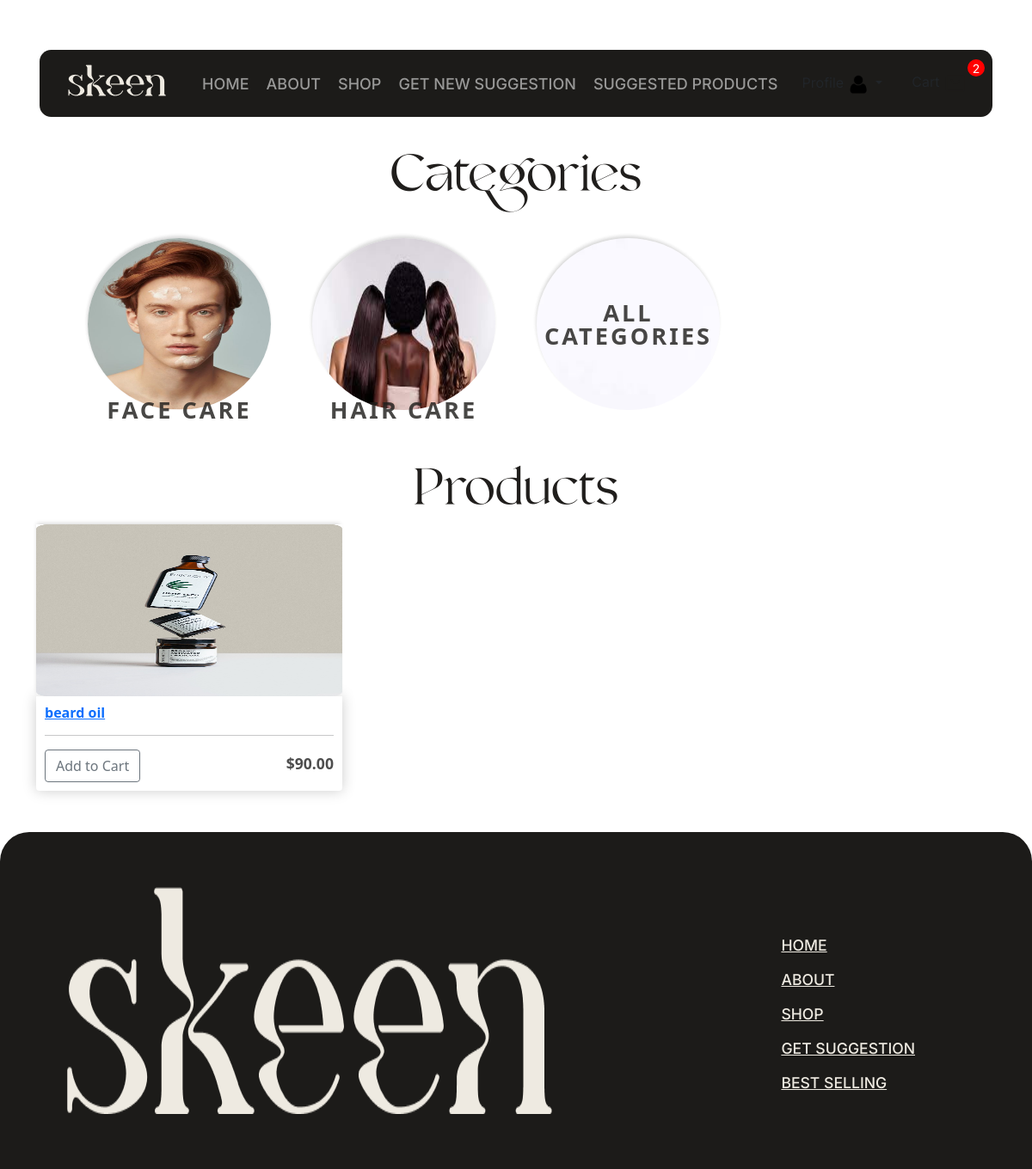
The page /storeCat/2/ (signed in) on the database its author committed.
### store/models.py (models this page shows, shortened)
class Category(models.Model):
    name = models.CharField(max_length=255, unique=True)
    description = models.TextField(blank=True)
    image = models.ImageField(null=True, blank=True)
    @property
    def catImageURL(self):
        try:
            url = self.image.url
        except:
            url = ''
        return url

class Product(models.Model):
	name = models.CharField(max_length=200)
	price = models.FloatField()
	digital = models.BooleanField(default=False,null=True, blank=False)
	image = models.ImageField(null=True, blank=True)
	category = models.ForeignKey(Category, related_name='products', on_delete=models.CASCADE, default=None)
	description = models.TextField(null=True, blank=True, default='')
	@property
	def imageURL(self):
		try:
			url = self.image.url
		except:
			url = ''
		return url

### store/views.py (the view)
# urls.py: path('storeCat/', views.storeCat, name="storeCat"),
def storeCat(request,id=None):
    data = cartData(request)
    cartItems = data['cartItems']
    order = data['order']
    items = data['items']
    category = Category.objects.all()
    products = Product.objects.filter(category=id)
    ordered_product_ids = []
    if request.user.is_authenticated:
        customer = request.user.customer
        orders = Order.objects.filter(customer=customer, complete=True)
        ordered_product_ids = OrderItem.objects.filter(order__in=orders).values_list('product_id', flat=True)
    context = {'products':products,'cartItems':cartItems,'category':category,'ordered_product_ids':ordered_product_ids}
    return render(request, 'store/store.html', context)

### store/models.py (called while the page is built)
	@property
	def get_cart_items(self):
		orderitems = self.orderitem_set.all()
		total = sum([item.quantity for item in orderitems])
		return total

### store/templatetags/custom_filters.py (called while the page is built)
@register.filter
def path_matches_pattern(path, pattern):
    return bool(re.match(pattern, path))

### store/utils.py (called while the page is built, shortened)
def cookieCart(request):
	try:
		cart = json.loads(request.COOKIES['cart'])
	except:
		cart = {}
		print('CART:', cart)
	items = []
	order = {'get_cart_total':0, 'get_cart_items':0, 'shipping':False}
	cartItems = order['get_cart_items']
	return {'cartItems':cartItems ,'order':order, 'items':items}

def cartData(request):
    cookieData = cookieCart(request)
    cartItems = cookieData['cartItems']
    order = cookieData['order']
    items = cookieData['items']
    if request.user.is_authenticated:
        customer = request.user.customer
        order, created = Order.objects.get_or_create(customer=customer, complete=False)
        items = order.orderitem_set.all()
        cartItems = order.get_cart_items
    return {'cartItems': cartItems, 'order': order, 'items': items}

### store/templates/store/store.html (shortened to what this page needs)
{% extends 'store/main.html' %}
{% load static %}
{% block content %}
<div class="row px-5 cat-store">
	<div class="col-lg-12 text-center">
		<h1 class="poster4">Categories</h1>
	</div>
	{% for category in category %}
	<div class="col-lg-3  col-md-4 col-sm-6 col-6 p-4 cat-store-p">
		<a href="{% url 'storeCat' id=category.id %}"
			class="thumbnail custom-link rounded-circle d-flex justify-content-center align-items-end mt-2"><img
				class="thumbnail rounded-circle" src="{{category.catImageURL}}" style="position: absolute;z-index: -1;">
			{{category.name}}</a>
	</div>
	{% endfor %}
	<div class="col-lg-3 col-md-4 col-sm-6 col-6 p-4 cat-store-p">
		<a href="{% url 'store' %}"
			class="thumbnail custom-link rounded-circle d-flex justify-content-center align-items-center mt-2"
			style="line-height: 1; text-align: center;">
			<img
				class="thumbnail rounded-circle" src="{% static 'images/white.jpeg' %}" style="position: absolute;z-index: -1;">All Categories</a>
	</div>
</div>
<div class="row">
    <div class="col-lg-12 text-center">
        <h1 class="poster4">Products</h1>
    </div>
    {% for product in products %}
    <div class="col-xl-4 col-lg-6 col-md-6 col-12">
        <img class="thumbnail" src="{{product.imageURL}}">
        <div class="box-element product">
            <h6><strong><a href="{% url 'product_detail' product_id=product.id %}">{{ product.name }}</a></strong></h6>
            <hr>
            <button data-product="{{product.id}}" data-action="add" class="btn btn-outline-secondary add-btn update-cart rounded">Add to Cart</button>
            <h4 style="float: right;"><strong>${{product.price|floatformat:2}}</strong></h4>
        </div>
    </div>
    {% endfor %}
</div>
{% endblock content %}

### static/css/main.css (style rules this page uses)
body { background: #8b60004a; }
.btn { border-radius: 0; }
.poster4 { text-align: center; color: #201E1C; font-family: Valky; font-size: 5.75rem; font-style: normal; font-weight: 400; line-height: normal; }
.custom-link { color: #201e1cd1; font-size: 1.7rem; font-weight: bold; text-decoration: none; text-transform: uppercase; position: relative; line-height: 0; letter-spacing: 3px; transition: all 0.5s; }
h6 { font-size: 17px; }
h1, h2, h3, h4, h5, h6 { color: hsl(0, 0%, 30%); }
.box-element { box-shadow: hsl(0, 0%, 80%) 0 0 16px; background-color: #fff; border-radius: 4px; padding: 10px; }
.thumbnail { width: 100%; height: 200px; -webkit-box-shadow: -1px -3px 5px -2px rgba(214, 214, 214, 1); -moz-box-shadow: -1px -3px 5px -2px rgba(214, 214, 214, 1); box-shadow: -1px -3px 5px -2px rgba(214, 214, 214, 1); }
.product { border-radius: 0 0 4px 4px; }
.col-lg-4, .col-lg-6, .col-lg-8, .col-lg-12 { margin-top: 10px; }
@media only screen and (max-width: 1200px) { .poster4 { margin-top: 2rem; font-size: 3.75rem; } }
@media only screen and (max-width: 1200px) { .cat-store { padding: 0px !important; } }
@media only screen and (max-width: 1200px) { h4 strong { font-size: 1.1rem; } }

### rows shown on the page
Category: catImageURL (picture), name "FACE CARE"
Category: catImageURL (picture), name "HAIR CARE"
Product: imageURL (picture), name "beard oil", price "90.00"

### other values the page prints
{{ cartItems }} "2"
